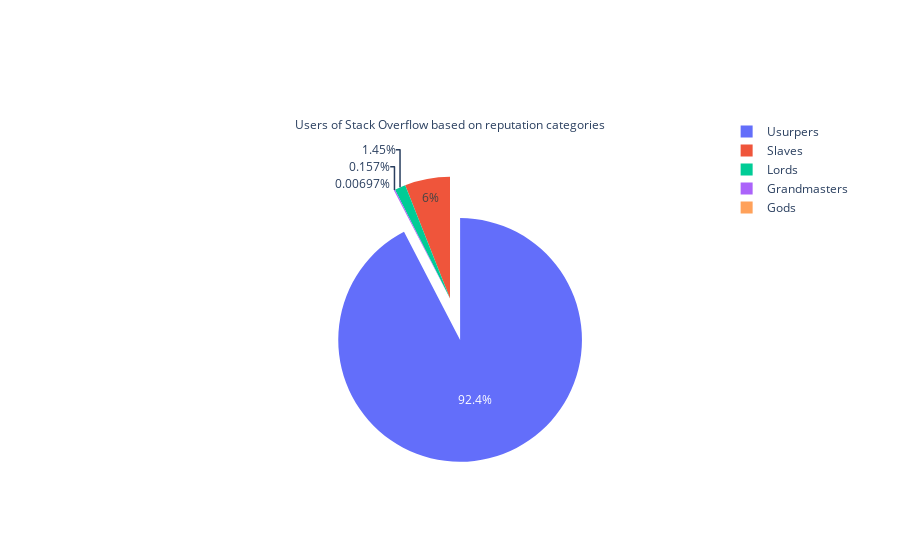

Notebook code for this chart:
### Code cell
# fig = px.pie(df, values="users", names=df.index, color_discrete_sequence=px.colors.sequential.RdBu)

fig = go.Figure(data=[go.Pie(labels=df.index, values=df["users"], pull=[0, 0, 0, 0, 0.35], 
                             title="Users of Stack Overflow based on reputation categories")])

fig.show()

### Figure 1 — Plotly figure (JSON) as saved in the notebook; plotly's stock layout.template omitted (floating-point values rounded to 4 significant figures)
{"data": [{"labels": ["Gods", "Grandmasters", "Lords", "Slaves", "Usurpers"], "pull": [0, 0, 0, 0, 0.35], "title": {"text": "Users of Stack Overflow based on reputation categories"}, "type": "pie", "values": [0.006966, 0.1574, 1.454, 5.998, 92.38]}], "layout": {}}
